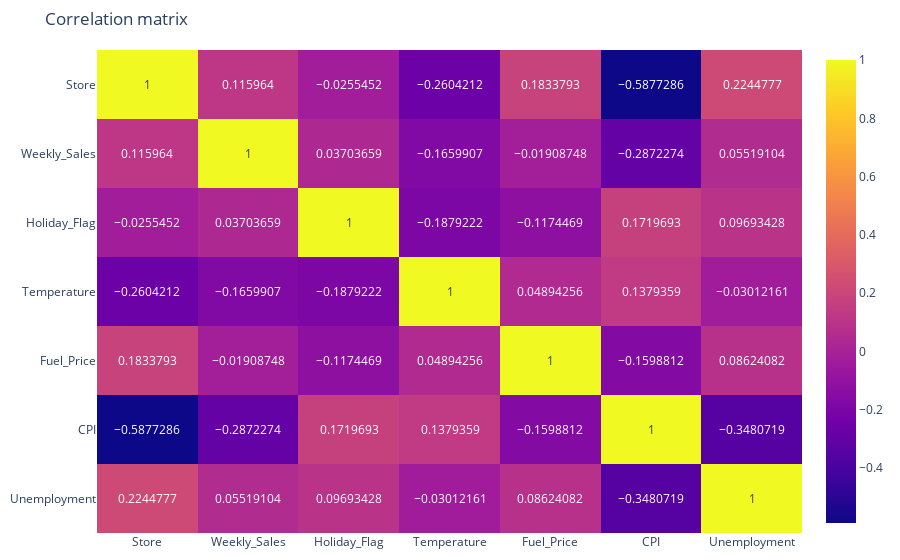

Source (notebook cell):
### Code cell
# Matrix
correlation_matrix = dataset.corr(numeric_only=True)
fig_corr = px.imshow(correlation_matrix,
                     text_auto=True,
                     aspect="auto",
                     title="Correlation matrix"
                    ).update_layout(margin=dict(l=10, r=10, t=50, b=10))

file_name_corr = "img/correlation_heatmap.png"
# fig_corr.write_image(file_name_corr)  # To save image

fig_corr.show()

### Figure 1 — Plotly figure (JSON) as saved in the notebook; plotly's stock layout.template omitted (floating-point values rounded to 4 significant figures)
{"data": [{"coloraxis": "coloraxis", "hovertemplate": "x: %{x}<br>y: %{y}<br>color: %{z}<extra></extra>", "name": "0", "texttemplate": "%{z}", "type": "heatmap", "x": ["Store", "Weekly_Sales", "Holiday_Flag", "Temperature", "Fuel_Price", "CPI", "Unemployment"], "xaxis": "x", "y": ["Store", "Weekly_Sales", "Holiday_Flag", "Temperature", "Fuel_Price", "CPI", "Unemployment"], "yaxis": "y", "z": [[1.0, 0.116, -0.02555, -0.2604, 0.1834, -0.5877, 0.2245], [0.116, 1.0, 0.03704, -0.166, -0.01909, -0.2872, 0.05519], [-0.02555, 0.03704, 1.0, -0.1879, -0.1174, 0.172, 0.09693], [-0.2604, -0.166, -0.1879, 1.0, 0.04894, 0.1379, -0.03012], [0.1834, -0.01909, -0.1174, 0.04894, 1.0, -0.1599, 0.08624], [-0.5877, -0.2872, 0.172, 0.1379, -0.1599, 1.0, -0.3481], [0.2245, 0.05519, 0.09693, -0.03012, 0.08624, -0.3481, 1.0]]}], "layout": {"coloraxis": {"colorscale": [[0, "#0d0887"], [0.1111, "#46039f"], [0.2222, "#7201a8"], [0.3333, "#9c179e"], [0.4444, "#bd3786"], [0.5556, "#d8576b"], [0.6667, "#ed7953"], [0.7778, "#fb9f3a"], [0.8889, "#fdca26"], [1, "#f0f921"]]}, "margin": {"b": 10, "l": 10, "r": 10, "t": 50}, "title": {"text": "Correlation matrix"}, "xaxis": {"anchor": "y", "domain": [0, 1]}, "yaxis": {"anchor": "x", "autorange": "reversed", "domain": [0, 1]}}}
